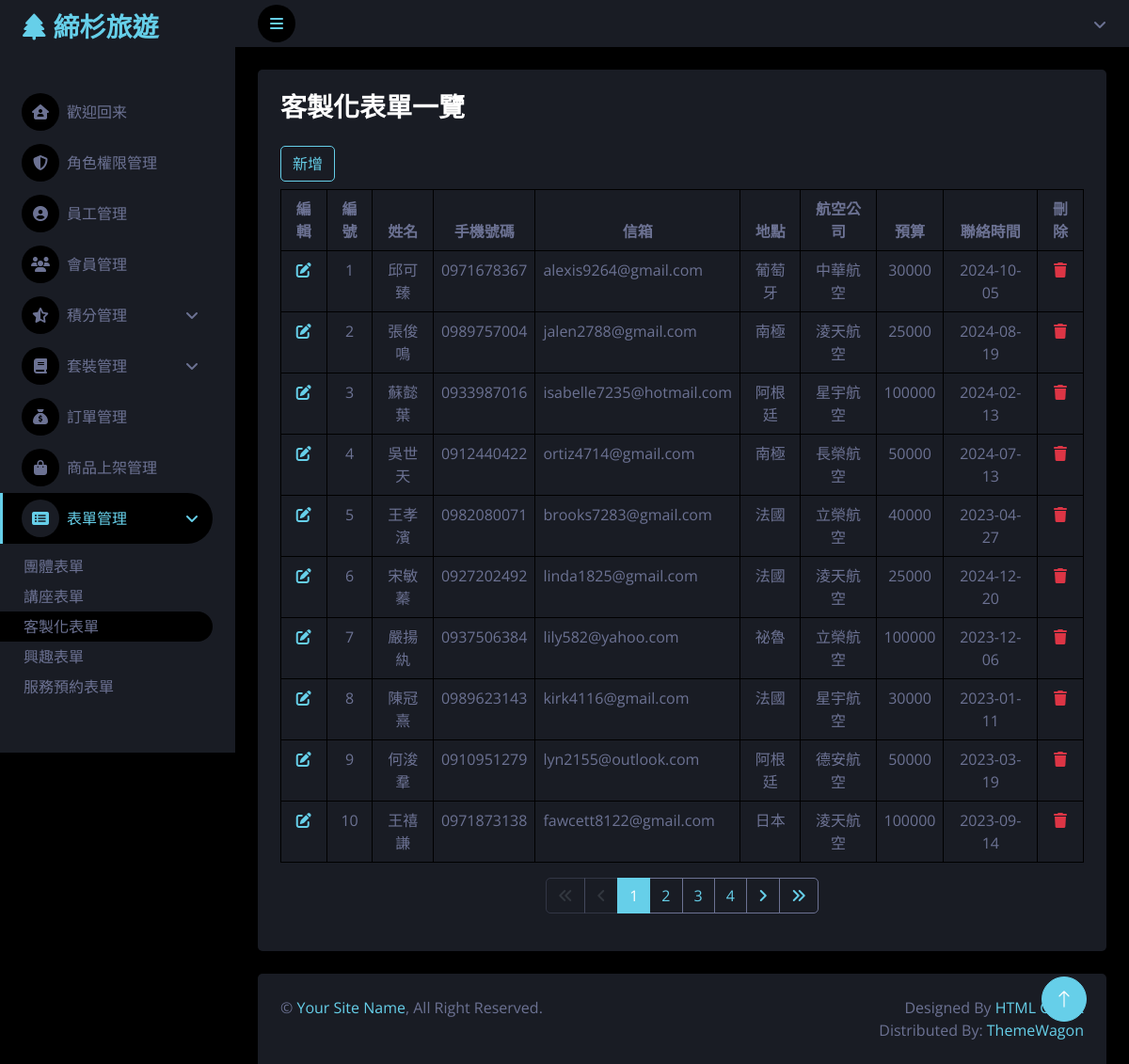
The page /customization_form/customization_list.php on the database its author committed.
### tables this page shows
CREATE TABLE `customization_list` (
  `sid` int(4) NOT NULL COMMENT '起頭編號',
  `name` varchar(4) NOT NULL COMMENT '姓名',
  `mobile` varchar(15) NOT NULL COMMENT '電話',
  `email` varchar(30) NOT NULL COMMENT '信箱',
  `place` varchar(100) NOT NULL COMMENT '地點',
  `transportation` varchar(20) NOT NULL COMMENT '交通方式',
  `budget` int(7) NOT NULL COMMENT '預算',
  `calltime` date NOT NULL COMMENT '聯絡時間'
);

### customization_form/customization_list.php (the view, shortened to what this page needs)
<?php
require '../parts/form_pdo-connect.php';
$isAbled = $_SESSION['permission']['form'] == 'view' ? 'disabled' : '';
?>
<?php include '../parts/html-head.php' ?>
<?php include '../parts/spinner.php' ?>
<?php include '../parts/slidebar.php' ?>
<?php include '../parts/navbar.php' ?>
<?php
$page = isset($_GET['page']) ? intval($_GET['page']) : 1;
$perPage = 10;
$t_sql = "SELECT COUNT(1) FROM customization_list";
$t_stmt = $pdo->query($t_sql);
$totalRows = $t_stmt->fetch(PDO::FETCH_NUM)[0];
$totalPages = ceil($totalRows / $perPage);
$sql = sprintf("SELECT * FROM customization_list LIMIT %s, %s", ($page - 1) * $perPage, $perPage);
$rows = $pdo->query($sql)->fetchAll();
?>
<div class="container-fluid pt-4 px-4" id="pills-tabContent">
    <div class="tab-pane fade show active" id="pills-home" role="tabpanel" aria-labelledby="pills-home-tab" tabindex="0">
        <div class="bg-secondary rounded h-100 p-4 ">
            <h3 class="pb-3">客製化表單一覽</h3>
            <button class="btn btn-outline-primary mb-2" type="button" onclick="window.location.href='customization_add.php';" <?=$isAbled?>>新增</button>
            <table class="table table-bordered table-hover">
                <thead>
                    <tr>
                        <th class="text-center">編輯</th>
                        <th class="text-center">編號</th>
                        <th class="text-center">姓名</th>
                        <th class="text-center">手機號碼</th>
                        <th class="text-center">信箱</th>
                        <th class="text-center">地點</th>
                        <th class="text-center">航空公司</th>
                        <th class="text-center">預算</th>
                        <th class="text-center">聯絡時間</th>
                        <th class="text-center">刪除</th>
                    </tr>
                </thead>
                <tbody>
                    <?php foreach ($rows as $r) : ?>
                        <tr>
                            <td class="text-center"><a href="customization_edit.php?sid=<?= $r['sid'] ?>" class="<?= $isAbled ?>"><i class="fa-solid fa-pen-to-square"></i></a></td>
                            <td class="text-center"><?= $r['sid'] ?></td>
                            <td class="text-center"><?= $r['name'] ?></td>
                            <td class="text-center"><?= $r['mobile'] ?></td>
                            <td><?= $r['email'] ?></td>
                            <td class="text-center"><?= $r['place'] ?></td>
                            <td class="text-center"><?= $r['transportation'] ?></td>
                            <td class="text-center"><?= $r['budget'] ?></td>
                            <td class="text-center"><?= $r['calltime'] ?></td>
                            <td class="text-center"><a href="customization_delete.php?sid=<?= $r['sid'] ?>" class="<?= $isAbled ?>"><i class="fa-solid fa-trash text-danger"></i></a></td>
                        </tr>
                    <?php endforeach ?>
                </tbody>
            </table>
            <nav aria-label="Page navigation example">
                <ul class="pagination justify-content-center">
                    <li class="page-item <?= $page == 1 ? 'disabled' : '' ?> ">
                        <a class="page-link bg-secondary border-light" href="?page=<?= 1 ?>">
                            <i class="fa-solid fa-angles-left"></i>
                        </a>
                    </li>
                    <li class="page-item <?= $page == 1 ? 'disabled' : '' ?>">
                        <a class="page-link bg-secondary border-light" href="?page=<?= $page - 1 ?>">
                            <i class="fa-solid fa-angle-left"></i>
                        </a>
                    </li>
                    <?php for ($i = $page - 3; $i <= $page + 3; $i++) : ?>
                        <?php if ($i >= 1 and $i <= $totalPages) : ?>
                            <li class="page-item <?= $i != $page ?: 'active' ?>">
                                <a class="page-link <?= $i != $page ? 'bg-secondary border-light' : 'active' ?>" href="?page=<?= $i ?>"><?= $i ?></a>
                            </li>
                        <?php endif ?>
                    <?php endfor ?>
                    <li class="page-item <?= $page == $totalPages ? 'disabled' : '' ?>"><a class="page-link bg-secondary border-light" href="?page=<?= $page + 1 ?>"><i class="fa-solid fa-angle-right"></i></a></li>
                    <li class="page-item <?= $page == $totalPages ? 'disabled' : '' ?>"><a class="page-link bg-secondary border-light" href="?page=<?= $totalPages ?>"><i class="fa-solid fa-angles-right"></i></a></li>
                </ul>
            </nav>
        </div>
    </div>
</div>
<?php include '../parts/footer.php' ?>
<?php include '../parts/html-foot.php' ?>

### css/style.css (style rules this page uses)
:root { --primary: rgb(102, 207, 233); --secondary: #191C24; --light: #6C7293; --dark: #000000; }
.btn { transition: .5s; }

### parts/html-head.php (style rules this page uses)
.disabled { pointer-events: none !important; opacity: 0.3 !important; user-select: none; }

### rows shown on the page
customization_list: sid "1", name "邱可臻", mobile "0971678367", email "alexis9264@gmail.com", place "葡萄牙", transportation "中華航空", budget "30000", calltime "2024-10-05"
customization_list: sid "2", name "張俊鳴", mobile "0989757004", email "jalen2788@gmail.com", place "南極", transportation "淩天航空", budget "25000", calltime "2024-08-19"
customization_list: sid "3", name "蘇懿葉", mobile "0933987016", email "isabelle7235@hotmail.com", place "阿根廷", transportation "星宇航空", budget "100000", calltime "2024-02-13"
customization_list: sid "4", name "吳世天", mobile "0912440422", email "ortiz4714@gmail.com", place "南極", transportation "長榮航空", budget "50000", calltime "2024-07-13"
customization_list: sid "5", name "王孝濱", mobile "0982080071", email "brooks7283@gmail.com", place "法國", transportation "立榮航空", budget "40000", calltime "2023-04-27"
customization_list: sid "6", name "宋敏蓁", mobile "0927202492", email "linda1825@gmail.com", place "法國", transportation "淩天航空", budget "25000", calltime "2024-12-20"
customization_list: sid "7", name "嚴揚紈", mobile "0937506384", email "lily582@yahoo.com", place "祕魯", transportation "立榮航空", budget "100000", calltime "2023-12-06"
customization_list: sid "8", name "陳冠熹", mobile "0989623143", email "kirk4116@gmail.com", place "法國", transportation "星宇航空", budget "30000", calltime "2023-01-11"
customization_list: sid "9", name "何浚羣", mobile "0910951279", email "lyn2155@outlook.com", place "阿根廷", transportation "德安航空", budget "50000", calltime "2023-03-19"
customization_list: sid "10", name "王禧謙", mobile "0971873138", email "fawcett8122@gmail.com", place "日本", transportation "淩天航空", budget "100000", calltime "2023-09-14"
